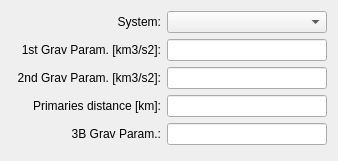
    <widget class="QWidget" name="gridLayoutWidget_3">
     <property name="geometry">
      <rect>
       <x>334</x>
       <y>4</y>
       <width>338</width>
       <height>161</height>
      </rect>
     </property>
     <layout class="QGridLayout" name="gridLayout_4">
      <item row="0" column="0">
       <widget class="QLabel" name="label_91">
        <property name="text">
         <string>System:</string>
        </property>
        <property name="alignment">
         <set>Qt::AlignRight|Qt::AlignTrailing|Qt::AlignVCenter</set>
        </property>
       </widget>
      </item>
      <item row="0" column="1">
       <widget class="QComboBox" name="SystemComboBox">
        <property name="layoutDirection">
         <enum>Qt::LeftToRight</enum>
        </property>
        <property name="sizeAdjustPolicy">
         <enum>QComboBox::AdjustToContentsOnFirstShow</enum>
        </property>
        <item>
         <property name="text">
          <string/>
         </property>
        </item>
        <item>
         <property name="text">
          <string>Sun-Mercury</string>
         </property>
        </item>
        <item>
         <property name="text">
          <string>Sun-Venus</string>
         </property>
        </item>
        <item>
         <property name="text">
          <string>Sun-Earth</string>
         </property>
        </item>
        <item>
         <property name="text">
          <string>Sun-Mars</string>
         </property>
        </item>
        <item>
         <property name="text">
          <string>Sun-Jupiter</string>
         </property>
        </item>
        <item>
         <property name="text">
          <string>Sun-Saturn</string>
         </property>
        </item>
        <item>
         <property name="text">
          <string>Sun-Uranus</string>
         </property>
        </item>
        <item>
         <property name="text">
          <string>Sun-Neptune</string>
         </property>
        </item>
        <item>
         <property name="text">
          <string>Earth-Moon</string>
         </property>
        </item>
        <item>
         <property name="text">
          <string>Saturn-Titan</string>
         </property>
        </item>
        <item>
         <property name="text">
          <string>Neptune-Triton</string>
         </property>
        </item>
        <item>
         <property name="text">
          <string>user system</string>
         </property>
        </item>
       </widget>
      </item>
      <item row="1" column="0">
       <widget class="QLabel" name="label_2">
        <property name="minimumSize">
         <size>
          <width>150</width>
          <height>0</height>
         </size>
        </property>
        <property name="text">
         <string>1st Grav Param. [km3/s2]:</string>
        </property>
        <property name="alignment">
         <set>Qt::AlignRight|Qt::AlignTrailing|Qt::AlignVCenter</set>
        </property>
       </widget>
      </item>
      <item row="1" column="1">
       <widget class="QLineEdit" name="firstMIlineEdit">
        <property name="minimumSize">
         <size>
          <width>100</width>
          <height>0</height>
         </size>
        </property>
        <property name="layoutDirection">
         <enum>Qt::LeftToRight</enum>
        </property>
        <property name="alignment">
         <set>Qt::AlignRight|Qt::AlignTrailing|Qt::AlignVCenter</set>
        </property>
       </widget>
      </item>
      <item row="2" column="0">
       <widget class="QLabel" name="label_4">
        <property name="minimumSize">
         <size>
          <width>150</width>
          <height>0</height>
         </size>
        </property>
        <property name="text">
         <string>2nd Grav Param. [km3/s2]:</string>
        </property>
        <property name="alignment">
         <set>Qt::AlignRight|Qt::AlignTrailing|Qt::AlignVCenter</set>
        </property>
       </widget>
      </item>
      <item row="2" column="1">
       <widget class="QLineEdit" name="secondMIlineEdit">
        <property name="minimumSize">
         <size>
          <width>100</width>
          <height>0</height>
         </size>
        </property>
        <property name="layoutDirection">
         <enum>Qt::LeftToRight</enum>
        </property>
        <property name="text">
         <string/>
        </property>
        <property name="alignment">
         <set>Qt::AlignRight|Qt::AlignTrailing|Qt::AlignVCenter</set>
        </property>
       </widget>
      </item>
      <item row="3" column="0">
       <widget class="QLabel" name="label_22">
        <property name="text">
         <string>Primaries distance [km]:</string>
        </property>
        <property name="alignment">
         <set>Qt::AlignRight|Qt::AlignTrailing|Qt::AlignVCenter</set>
        </property>
       </widget>
      </item>
      <item row="3" column="1">
       <widget class="QLineEdit" name="primariesDistancelineEdit">
        <property name="layoutDirection">
         <enum>Qt::LeftToRight</enum>
        </property>
        <property name="alignment">
         <set>Qt::AlignRight|Qt::AlignTrailing|Qt::AlignVCenter</set>
        </property>
       </widget>
      </item>
      <item row="4" column="0">
       <widget class="QLabel" name="label_92">
        <property name="text">
         <string>3B Grav Param.:</string>
        </property>
        <property name="alignment">
         <set>Qt::AlignRight|Qt::AlignTrailing|Qt::AlignVCenter</set>
        </property>
       </widget>
      </item>
      <item row="4" column="1">
       <widget class="QLineEdit" name="threeBodyMIlineEdit">
        <property name="layoutDirection">
         <enum>Qt::LeftToRight</enum>
        </property>
        <property name="alignment">
         <set>Qt::AlignRight|Qt::AlignTrailing|Qt::AlignVCenter</set>
        </property>
        <property name="readOnly">
         <bool>true</bool>
        </property>
       </widget>
      </item>
     </layout>
    </widget>
